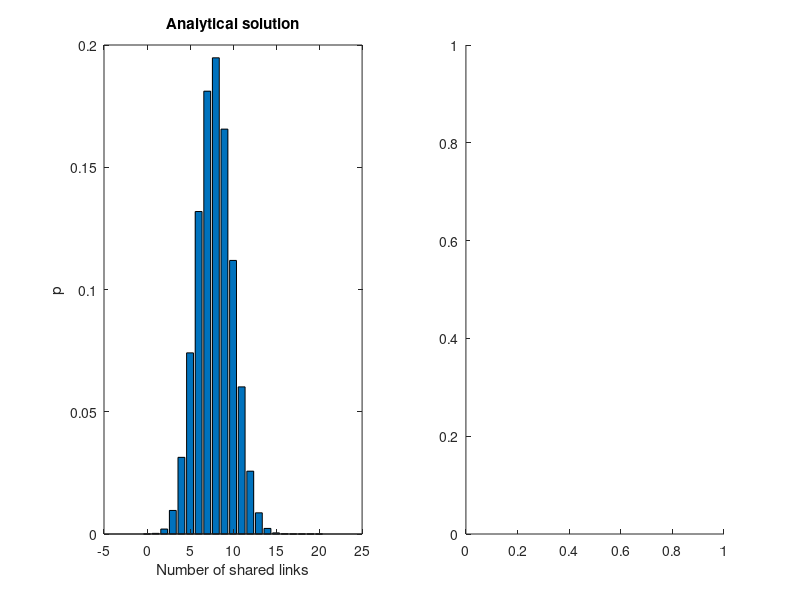

The MATLAB source for this figure: (Note: this script raises an error after producing the figure.)
%% Test analytical solution against Monte Carlo simulation

links_total = 132;
links1 = 20;
links2 = 52;

% Analytical solution

possible_links_shared = max(0,links1+links2-links_total):min(links1,links2);

p_values = NaN([1,length(possible_links_shared)]);
count = 1;
for links_shared = possible_links_shared
    p_values(count) = nchoosek(links_total,links_shared)*nchoosek(links_total-links_shared,links1-links_shared)*nchoosek(links_total-links1,links2-links_shared)/(nchoosek(links_total,links1)*nchoosek(links_total,links2));
    count = count + 1;
end

% Monte Carlo simulation

MC_trials = 500000;

network1 = [ones([1,links1]),zeros([1,links_total - links1])];
network2 = [ones([1,links2]),zeros([1,links_total - links2])];

results_count = NaN([1,MC_trials]);
for count_trials = 1:MC_trials

    network1 = network1(randperm(links_total));
    network2 = network2(randperm(links_total));
    
    results_count(count_trials) = sum(sum(network1 + network2 == 2));
    
end


%% plot

figure()

subplot(1,2,1)
bar(possible_links_shared,p_values)
xlabel('Number of shared links')
ylabel('p')
title('Analytical solution')

subplot(1,2,2)
histogram(results_count,possible_links_shared,'Normalization','probability')
xlabel('Number of shared links')
ylabel('p')
title('Monte Carlo')


